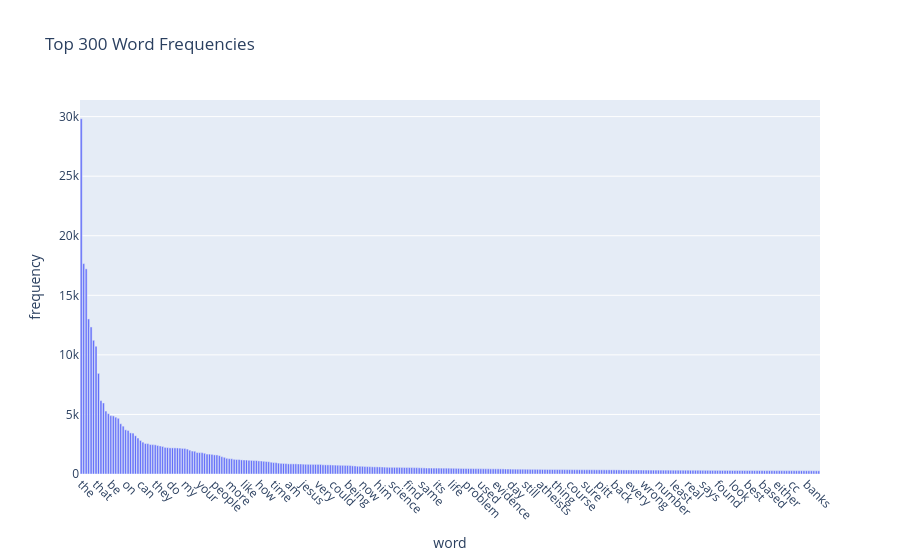

Notebook code cell kept with this figure:
### Markdown cell above
### >>> **Exercise 12 (take home):**
If you want a nicer interactive visualization here, I would encourage you try to install and use plotly to achieve this.

### Code cell
import plotly.express as px

term_frequencies = np.asarray(X_counts.sum(axis=0)).ravel()

df = pd.DataFrame({
    'word': count_vect.get_feature_names_out(),
    'frequency': term_frequencies
})

df_sorted = df.sort_values(by='frequency', ascending=False)
num_words_to_plot = min(300, len(df_sorted))

fig = px.bar(
    data_frame=df_sorted.head(num_words_to_plot),
    x='word',
    y='frequency',
    hover_data={'word': True, 'frequency': True},
    title=f'Top {num_words_to_plot} Word Frequencies'
)
fig.update_xaxes(tickangle=45)

fig.show()

### Figure 1 — Plotly figure (JSON) as saved in the notebook; plotly's stock layout.template omitted (floating-point values rounded to 4 significant figures; data arrays with more than 128 entries replaced by an {"elided": "..."} marker saying what was removed)
{"data": [{"hovertemplate": "word=%{x}<br>frequency=%{y}<extra></extra>", "legendgroup": "", "marker": {"color": "#636efa", "pattern": {"shape": ""}}, "name": "", "orientation": "v", "showlegend": false, "textposition": "auto", "type": "bar", "x": {"elided": "300 str values"}, "xaxis": "x", "y": {"elided": "300 int values"}, "yaxis": "y"}], "layout": {"barmode": "relative", "legend": {"tracegroupgap": 0}, "title": {"text": "Top 300 Word Frequencies"}, "xaxis": {"anchor": "y", "domain": [0, 1], "tickangle": 45, "title": {"text": "word"}}, "yaxis": {"anchor": "x", "domain": [0, 1], "title": {"text": "frequency"}}}}
